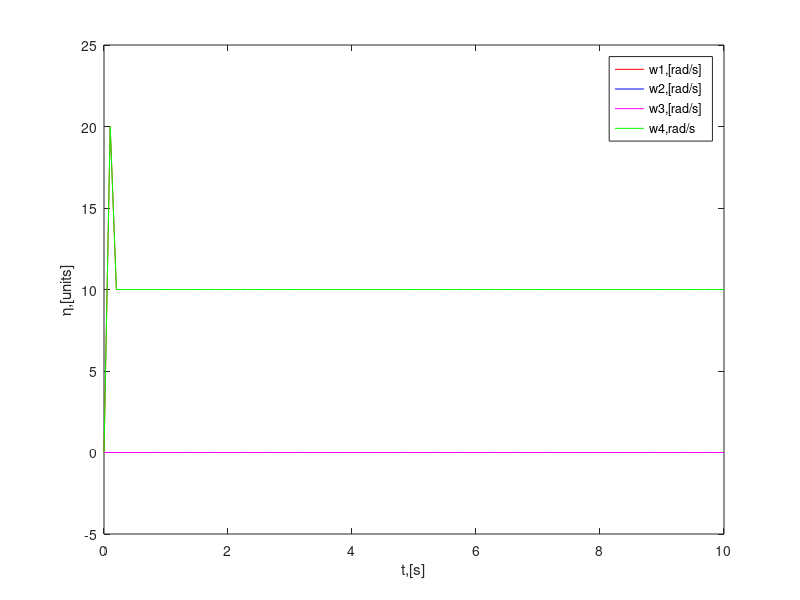
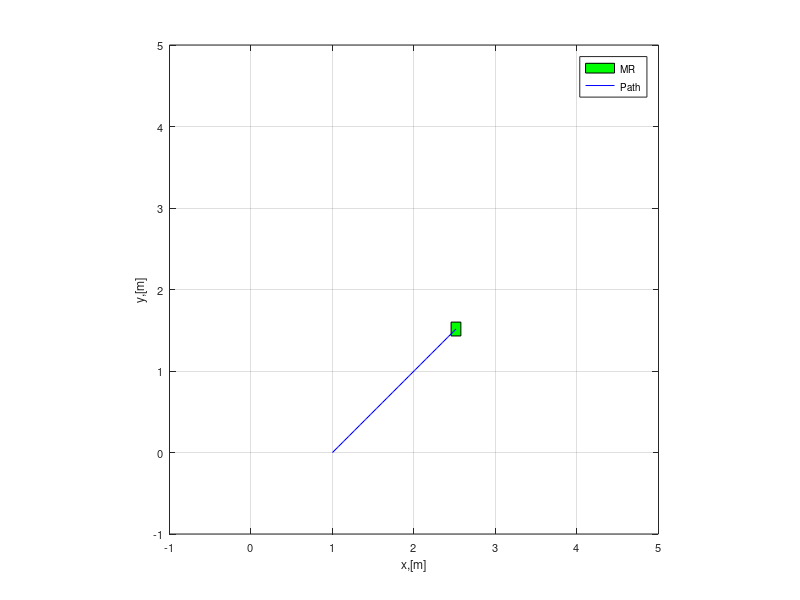

MATLAB code to generate these figures, in order:
%% Kinemaitc simulation of mobile robot
clear all;clc; % lenh xoa man hinh
%% thong so vat ly cua xe
r = 0.03; % ban kinh banh xe
l_x = 0.05; % khoang cach banh xe den khung xe
l_y = 0.085;
%% vi tri ban dau
x_0 = 1;
y_0 = 0;
psi0 = pi/2;
%% vi tri cuoi
x_s = 10;
psi_s = pi/4;

viTri0 = [x_0;y_0;psi0]; % ma tran vi tri ban dau
viTri(:,1) = viTri0;

%% tham so mo phong
dt = 0.1; % buoc nhay
ts = 10; % thoi gian mo phong
t = 0:dt:ts; % vector

omega(:,1)=[0;0;0;0];
%% vong lap - xe di chuyen
for i=2:length(t)
    % phuong trinh quy dao
    x = x_0 + 0.15*i*dt;
    y = y_0 + 0.15*i*dt;
    q = psi0;
    viTri(:,i) = [x;y;q];
    psi = viTri(3,i);
    % ma tran jacobian
    J_psi = [cos(psi),sin(psi),0;
            -sin(psi),cos(psi),0;
             0,0,1];
    %% ma tran cau hinh xe
    W = 1/r*[ 1, -1, -(l_x+l_y);
              1,  1,  (l_x+l_y);
              1,  1, -(l_x+l_y);
              1, -1,  (l_x+l_y)];
    % van toc
    v_x = (x-viTri(1,i-1))/dt;
    v_y = (y-viTri(2,i-1))/dt;
    v_q = (q-viTri(3,i-1))/dt;
    vanToc(:,i) = [v_x,v_y,v_q];
    
    omega(:,i) = W*J_psi*vanToc(:,i);
    
    
end
%% ve bieu do
figure
plot(t,omega(1,1:i),'r-'); % toa do Ox
hold on
plot(t, omega(2,1:i),'b-'); % toa do Oy
plot(t, omega(3,1:i),'m-'); % goc phi
plot(t, omega(4,1:i),'g-');
legend('w1,[rad/s]','w2,[rad/s]','w3,[rad/s]','w4,rad/s');
set(gca,'fontsize',10)
xlabel('t,[s]');
ylabel('\eta,[units]');

omega(:,i)
%% hinh anh chuyen dong cua robot
l = 2*(l_y);
w = 2*l_x+0.02;
% toa do 4 diem robot so voi tam robot
mr_co = [-l/2,  l/2, l/2, -l/2, -l/2;           % |-----|
         -w/2, -w/2, w/2,  w/2, -w/2;];         % |_____|

figure
for i = 1:5:length(t) % robot bat dau di chuyen
    psi = viTri(3,i);
    R_psi = [cos(psi),-sin(psi);
           sin(psi),cos(psi);]; % ma tran quay
    v_pos = R_psi*mr_co;
    fill(v_pos(1,:) + viTri(1,i),v_pos(2,:)+viTri(2,i),'g')
    % backgound
    hold on, grid on
    axis([-1 5 -1 5 ]), axis square
    plot(viTri(1,1:i),viTri(2,1:i),'b-');
    legend('MR','Path')
    set(gca,'fontsize',8)
    xlabel('x,[m]');ylabel('y,[m]');
    pause(0.1);
    hold off
end % animation ends here


         